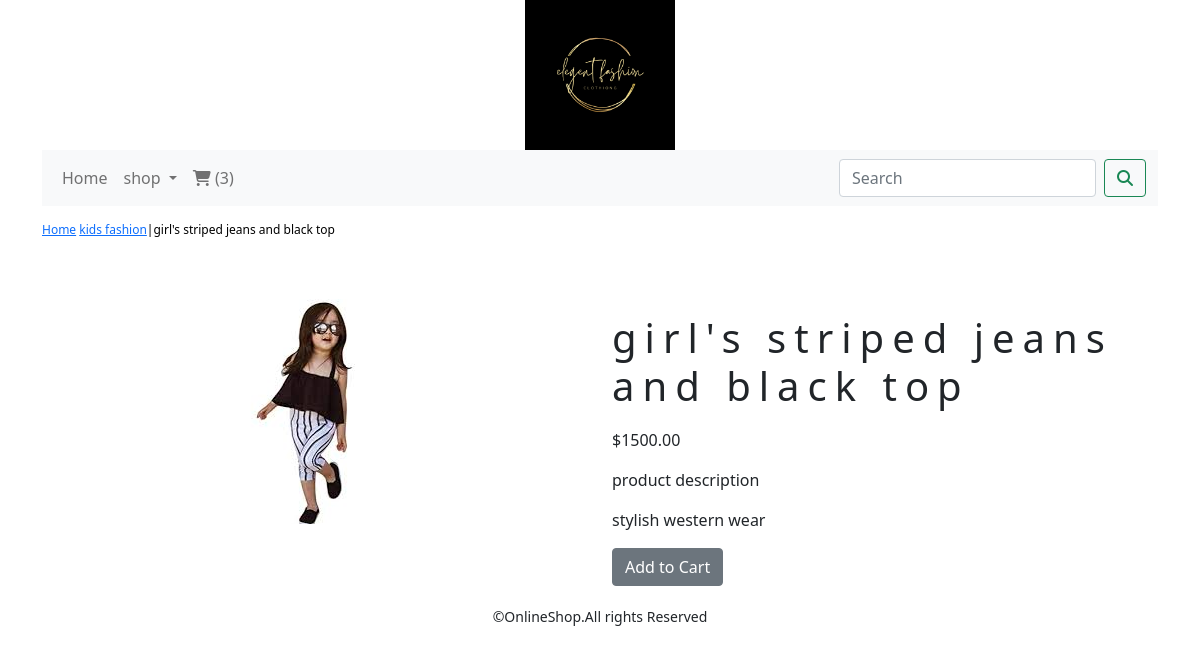
The app's page /shopapp/kids-fashion/girls-striped-jeans-and-black-top/ with its own data.
### shopapp/models.py (models this page shows, shortened)
class Product(models.Model):
    name=models.CharField(max_length=250,unique=True)
    slug = models.SlugField(max_length=250, unique=True)
    description = models.TextField(blank=True)
    price=models.DecimalField(max_digits=10,decimal_places=2)
    category=models.ForeignKey(Category,on_delete=models.CASCADE)
    image=models.ImageField(upload_to='product',blank=True)
    stock=models.IntegerField()
    available=models.BooleanField(default=True)
    created=models.DateTimeField(auto_now_add=True)
    updated=models.DateTimeField(auto_now=True)
    class Meta:
        ordering=('name',)
        verbose_name='product'
        verbose_name_plural='products'

class Category(models.Model):
    name=models.CharField(max_length=250,unique=True)
    slug=models.SlugField(max_length=250,unique=True)
    description=models.TextField(blank=True)
    image=models.ImageField(upload_to='category',blank=True)
    class Meta:
        ordering=('name',)
        verbose_name='category'
        verbose_name_plural='categories'
    def get_url(self):
        return reverse('shopapp:product_by_category',args=[self.slug])
    def __str__(self):
        return '{}'.format(self.name)

### shopapp/views.py (the view)
# urls.py: path('<slug:c_slug>/<slug:product_slug>/',views.prodDetail,name='prodCatdetail')
def prodDetail(request,c_slug,product_slug):
    try:
        product=Product.objects.get(category__slug=c_slug,slug=product_slug)
    except Exception as e:
        raise e
    return  render(request,'product.html',{'product':product})

### cartapp/context_processors.py (called while the page is built)
def counter(request):
    item_count=0
    if 'admin' in request.path:
         return  {}
    else:
        try:
            cart=Cart.objects.filter(cart_id=_cart_id(request))
            cart_items=CartItem.objects.all().filter(cart=cart[:1])
            for cart_item in cart_items:
                item_count += cart_item.quantity
        except Cart.DoesNotExist:
            item_count=0
    return dict(item_count=item_count)

### cartapp/views.py (called while the page is built)
def _cart_id(request):
    cart=request.session.session_key
    if not cart:
        cart=request.session.create()
        return cart

### shopapp/context_processors.py (called while the page is built)
def menu_links(request):
    links=Category.objects.all()
    return dict(links=links)

### templates/product.html (shortened to what this page needs)
{% extends 'base.html'%}
{% load static %}
{% block content %}
<div class="row my_prod_row_class">
<div class="mx_auto">
  <p> <a href="{% url 'shopapp:allProdCat' %}"> Home</a> <a href="{{product.category.get_url}}">{{product.category}}</a>|{{product.name}}</p>
</div>
</div>
<br>
<div class="row">
  <div class="col-12 col-sm-12 col-md-12 col-lg-6 text-center">
    <div style="min-width:18rem">
      <img src="{{product.image.url}}" alt="{{product.name}}">
    </div>
  </div>
        <div class="=col-12 col-sm-12 col-md-12 col-lg-6">
            <div>
            <h1 class="my_prod_title"> {{product.name}}</h1>
            <p> ${{product.price}}</p>
            <p class=" my_title "> product description</p>
            <p class="text-justify my_prod_text"> {{product.description}}</p>
            {% if product.stock <= 0 %}
            <p class="text-justify my_prod_text"><b>Out of stock</b> </p>
            {% else %}
            <a class="btn btn-secondary" href="{% url 'cartapp:add_cart' product.id %}"> Add to Cart</a>
            {% endif %}
        </div>
    </div>
    </div>
{% endblock %}

### static/css/custom.css (style rules this page uses)
body { font-family: 'Roboto', sans-serif; }
.my_prod_row_class { padding-top:15px; padding-bottom:20px; }
.my_prod_row_class .mx_auto { color:#000; font-size:12px; text-decoration:none; }
.my_prod_title { font-size:16px text-transform :uppercase; letter-spacing:.2em; padding-top:15px; padding-bottom:10px; }

### records on screen
Product: category "kids fashion", name "girl's striped jeans and black top", image (picture), price "1500.00", description "stylish western wear"

### other values on screen
{{ item_count }} "3"
